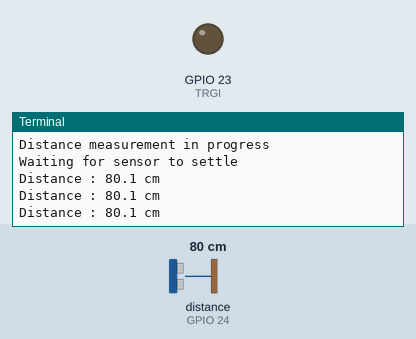
Recording of a program running on a simulated Raspberry Pi (BCM pin numbers). Shown: output pins drawn as LEDs (lit = HIGH), the last lines printed to the terminal. The inputs (shaded band) are chosen by the test bench; at power-on: distance to the obstacle (sensor on GPIO 24) 80 cm. The echo pulse lasts 58.3 µs per cm; the clock reads 2024-03-15 10:24:30 at power-on unless the program sets it; pins used as bus, display or sensor lines are not drawn.

Above: at 3.2 s.
3.3 s: distance to the obstacle (sensor on GPIO 24) set to 2 cm
At 3.88 s:
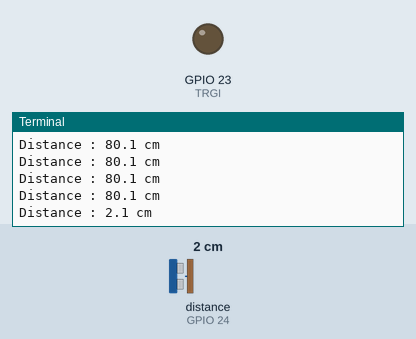
4.8 s: distance to the obstacle (sensor on GPIO 24) set to 4 cm
At 5.08 s:
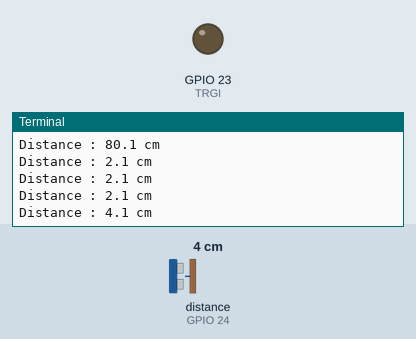
Timing chart, 0 to 7.8 s (numbered marks = the images above; inputs shaded):
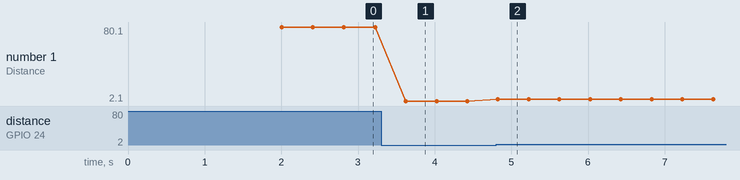

The program:

chapter03_Ultrasonic.py
```python
import RPi.GPIO as GPIO
import time

GPIO.setwarnings(False)
GPIO.setmode(GPIO.BCM)

TRGI=23
ECHO=24
print("Distance measurement in progress")

GPIO.setup(TRGI, GPIO.OUT)
GPIO.setup(ECHO, GPIO.IN)

GPIO.output(TRGI, False)
print("Waiting for sensor to settle")
time.sleep(2)

try:
    while True:
        GPIO.output(TRGI, True)
        time.sleep(0.00001)
        GPIO.output(TRGI, False)

        while GPIO.input(ECHO)==0:
            start=time.time()
        while GPIO.input(ECHO)==1:
            stop=time.time()

        check_time = stop - start
        distance=check_time * 34300/2
        print("Distance : %.1f cm" % distance)
        time.sleep(0.4)

except KeyboardInterrupt:
    print("Measurement stopped by User")
    GPIO.cleanup()
```

Measured:
- after the input at 3.3 s, the terminal: prints a new line after 0.32 s (image 1)
- after the input at 4.8 s, the terminal: prints a new line at once (image 2)
- plotted number 1: 80.1 → 2.1 after the input at 3.3 s, 2.1 → 4.1 after the input at 4.8 s
